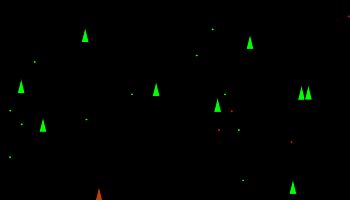
Frame 1 (no input)
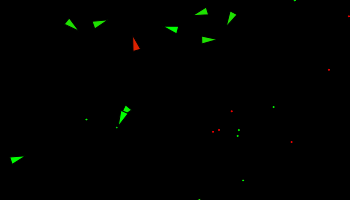
Frame 60 (no input)
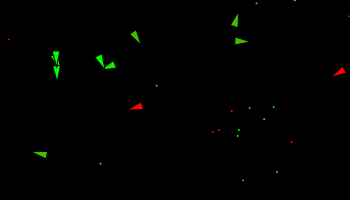
Frame 120 (the mouse pressed at the canvas centre since frame 60)

The p5.js sketch that drew these frames (run headless with seeded random() and noise() and a simulated clock; from frame 60 on, the mouse is pressed at the canvas centre):

// p5.js sketch
// ── sketch.js
var food = [];
var poison = [];
var vehicle = [];
var target;
var debug;
function setup() {
  // put setup code here
  createCanvas(350, 200);
  //vehicles
  for (var i = 0; i < 10; i++) {
    var x = random(0, width);
    var y = random(0, height);
    vehicle.push(new Vehicle(x, y));
  }
  //food
  for (var i = 0; i < 10; i++) {
    var x = random(0, width);
    var y = random(0, height);
    food.push(createVector(x, y));
  }
  //poison
  for (var i = 0; i < 5; i++) {
    var x = random(0, width);
    var y = random(0, height);
    poison.push(createVector(x, y));
  }
 debug = createCheckbox();
}

function draw() {
  background(0, 0, 0);
  fill(200, 200, 200);
  //spawns food
  if (random(1) < 0.1) {
    var x = random(0, width);
    var y = random(0, height);
    food.push(createVector(x, y));
    //console.log(food.length);
  }
  //spawns poison 
  if (random(1) < 0.01) {
      var x = random(0, width);
      var y = random(0, height);
      poison.push(createVector(x, y));
    
  }
  //draws food
  for (var i = 0; i < food.length; i++) {
    fill(0, 255, 0);
    stroke(0, 255, 0);
    ellipse(food[i].x, food[i].y, 1, 1);
  }
  //draws poison
  for (var i = 0; i < poison.length; i++) {
    fill(255, 0, 0);
    stroke(255, 0, 0);
    ellipse(poison[i].x, poison[i].y, 1, 1);
  }
  //Updates the vehicle
  for (var i = vehicle.length - 1; i >= 0; i--) {
    vehicle[i].behavior(food, poison);
    //vehicle.seek(target);
    vehicle[i].display();
    vehicle[i].update();
    vehicle[i].bounce();
    //gets the copy of child
    var newVehicle =  vehicle[i].clone();
    if(newVehicle){
      vehicle.push(newVehicle);
    }
    if (vehicle[i].dead()) {
      var x = vehicle[i].pos.x;
      var y = vehicle[i].pos.y;
      food.push(createVector(x,y));
      vehicle.splice(i, 1);
    }

  }

}
// ── vehicle.js
//rate at which mutation will occur
var mr = 0.1;

function Vehicle(x, y, dna) {
  this.accleration = new createVector(0, 0);
  this.velocity = new createVector(0, -2);
  this.pos = new createVector(x, y);
  this.r = 4;
  this.desired;
  // max force at which it can travell
  this.maxSpeed = 3;
  //max turning force
  this.maxForce = 0.5;
  this.health = 1;
  this.dna = [];

  //if it dosent have parent or it is inital population of generation
  if (dna === undefined) {
    //food
    this.dna[0] = random(-5, 5);
    //poison
    this.dna[1] = random(-5, 5);
    //food
    this.dna[2] = random(0, 100);
    //poison
    this.dna[3] = random(0, 100);
  }
  //if it has spawned from parent 
  else {
    //mutation happens here
    this.dna[0] = dna[0];
    if (random(1) < mr) {
      this.dna[0] += random(-0.1, 0.1);
    }
    this.dna[1] = dna[1];
    if (random(1) < mr) {
      this.dna[1] += random(-0.1, 0.1);
    }

    this.dna[2] = dna[2];
    if (random(1) < mr) {
      this.dna[2] += random(-10, 10);
    }
    this.dna[3] = dna[3];
    if (random(1) < mr) {
      this.dna[3] += random(-10, 10);
    }
  }
  //gives birth
  this.clone = function () {
    if (random(1) < 0.001) {
      return new Vehicle(this.pos.x, this.pos.y, this.dna);
    } else {
      return undefined;
    }
  }
  this.eat = function (list, nutrition, dna) {
    var record = Infinity;
    var closet = null;
    var closetIndex = -1;
    //checks the closet food or poison to attract or avoid
    for (var i = 0; i < list.length; i++) {
      var d = dist(this.pos.x, this.pos.y, list[i].x, list[i].y);
      if (d < record) {
        closet = list[i];
        closetIndex = i;
        record = d;
      }
    }
    //if it player is close enough
    if (record < 5) {
      this.health += nutrition;
      list.splice(closetIndex, 1);
    } else if (closet != null && dist(this.pos.x, this.pos.y, closet.x,
        closet.y) <= dna) {
      return this.seek(closet);
    }
    return createVector(0, 0);

  }
  //checks if it  is dead or not
  this.dead = function () {
    if (this.health <= 0) {
      return true;
    } else {
      return false;
    }
  }
  //what a player will do in regards with food and poison
  this.behavior = function (good, bad) {
    var steerG = this.eat(good, 0.3, this.dna[2]);
    var steerB = this.eat(bad, -0.75, this.dna[3]);
    steerG.mult(this.dna[0]);
    steerB.mult(this.dna[1]);

    this.applyForce(steerG);
    this.applyForce(steerB);

  }
  //draws the player
  this.display = function () {
    //no idea of code cpoied code
    var theta = this.velocity.heading() + PI / 2;

    push();
    var gr = color(0, 255, 0);
    var rd = color(255, 0, 0);
    var col = lerpColor(rd, gr, this.health);
    translate(this.pos.x, this.pos.y);
    rotate(theta);
    if(debug.checked()){
    //food
    stroke(0, 255, 0);
    noFill();
    line(0, 0, 0, -this.dna[0] * 20);
    ellipse(0, 0, this.dna[2]);
    //poison
    stroke(255, 0, 0);
    noFill();
    line(0, 0, 0, -this.dna[1] * 20);
    ellipse(0, 0, this.dna[3]);
    }
    //draws player
    //dont know how this works just copied this piece of code
    fill(col);
    stroke(0);
    strokeWeight(1);
    beginShape();
    vertex(0, -this.r * 2);
    vertex(-this.r, this.r * 2);
    vertex(this.r, this.r * 2);
    endShape(CLOSE);
    pop();
  }
  //decreases health and adds force or moves the player
  this.update = function () {
    this.health -= 0.002;
    this.velocity.add(this.accleration);
    this.velocity.limit(this.maxSpeed);
    this.pos.add(this.velocity);
    this.accleration.mult(0);
  }
  this.applyForce = function (f) {
    this.accleration.add(f);

  }
  //actually makes the player move towards the food or  poison
  this.seek = function (target) {
    this.desired = p5.Vector.sub(target, this.pos);
    this.desired.normalize();
    this.desired.setMag(this.maxSpeed);

    var steer = p5.Vector.sub(this.desired, this.velocity);
    steer.limit(this.maxForce);
    //this.applyForce(steer);
    return steer;
  }
  //dosent let player go out of the screen
  this.bounce = function () {
    if (this.pos.x >= width - 20 || this.pos.x <= 20 ||
      this.pos.y >= height - 20 || this.pos.y <= 20) {
      //console.log("yash");
      //makes the player to  go towards the center of the screen
      var d = new createVector(width / 2, height / 2);
      this.desired = p5.Vector.sub(d, this.pos);
      this.desired.normalize();
      this.desired.setMag(this.maxSpeed);

      var steer = p5.Vector.sub(this.desired, this.velocity);
      steer.limit(this.maxForce);
      this.applyForce(steer);
    }
  }
}
